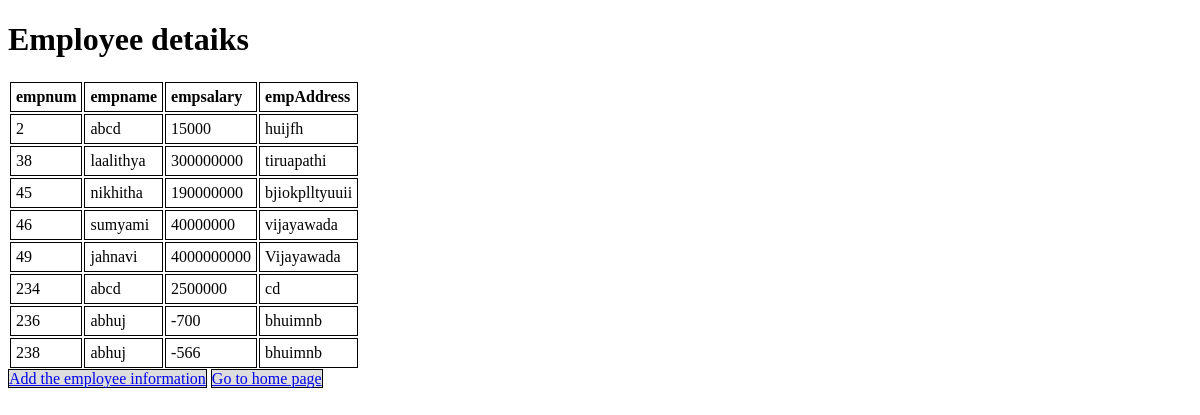
Screenshot of /employee/display/ with the database file from the repository.
### employee/models.py (models this page shows, shortened)
class Employee(models.Model):
    empnum=models.IntegerField(primary_key=True)
    empname=models.CharField(max_length=30)
    empsalary=models.IntegerField()
    empAddress=models.CharField(max_length=200)

### employee/views.py (the view)
# urls.py: path('display/',views.display,name='display'),
def display(request):
    context=Employee.objects.all()
    return render(request,'display.html',{'context':context})

### employee/templates/display.html (shortened to what this page needs)
<!DOCTYPE html>
<html lang="en">
    <head>
    </head>
    <body>
        <h1>Employee detaiks</h1>
        <table>
            <tr>
                <th>empnum</th>
                <th>empname</th>
                <th>empsalary</th>
                <th>empAddress</th>
            </tr>
            {% for data in context %}
            <tr>
                <td>{{data.empnum}}</td>
                <td>{{data.empname}}</td>
                <td>{{data.empsalary}}</td>
                <td>{{data.empAddress}}</td>
            </tr>
            {% endfor %}
        </table>
        <a href="http://127.0.0.1:8000/employee/insert">Add the employee information</a>
        <a href="http://127.0.0.1:8000/employee">Go to home page</a>
    </body>
</html>

### employee/templates/display.html (style rules this page uses)
th,td { border:1px solid black; text-align: left; padding:5px; border-collapse: collapse; }
a { border: 1px solid black; background-color: #dddddd; }

### rows the page displays
Employee: empnum "2", empname "abcd", empsalary "15000", empAddress "huijfh"
Employee: empnum "38", empname "laalithya", empsalary "300000000", empAddress "tiruapathi"
Employee: empnum "45", empname "nikhitha", empsalary "190000000", empAddress "bjiokplltyuuii"
Employee: empnum "46", empname "sumyami", empsalary "40000000", empAddress "vijayawada"
Employee: empnum "49", empname "jahnavi", empsalary "4000000000", empAddress "Vijayawada"
Employee: empnum "234", empname "abcd", empsalary "2500000", empAddress "cd"
Employee: empnum "236", empname "abhuj", empsalary "-700", empAddress "bhuimnb"
Employee: empnum "238", empname "abhuj", empsalary "-566", empAddress "bhuimnb"
